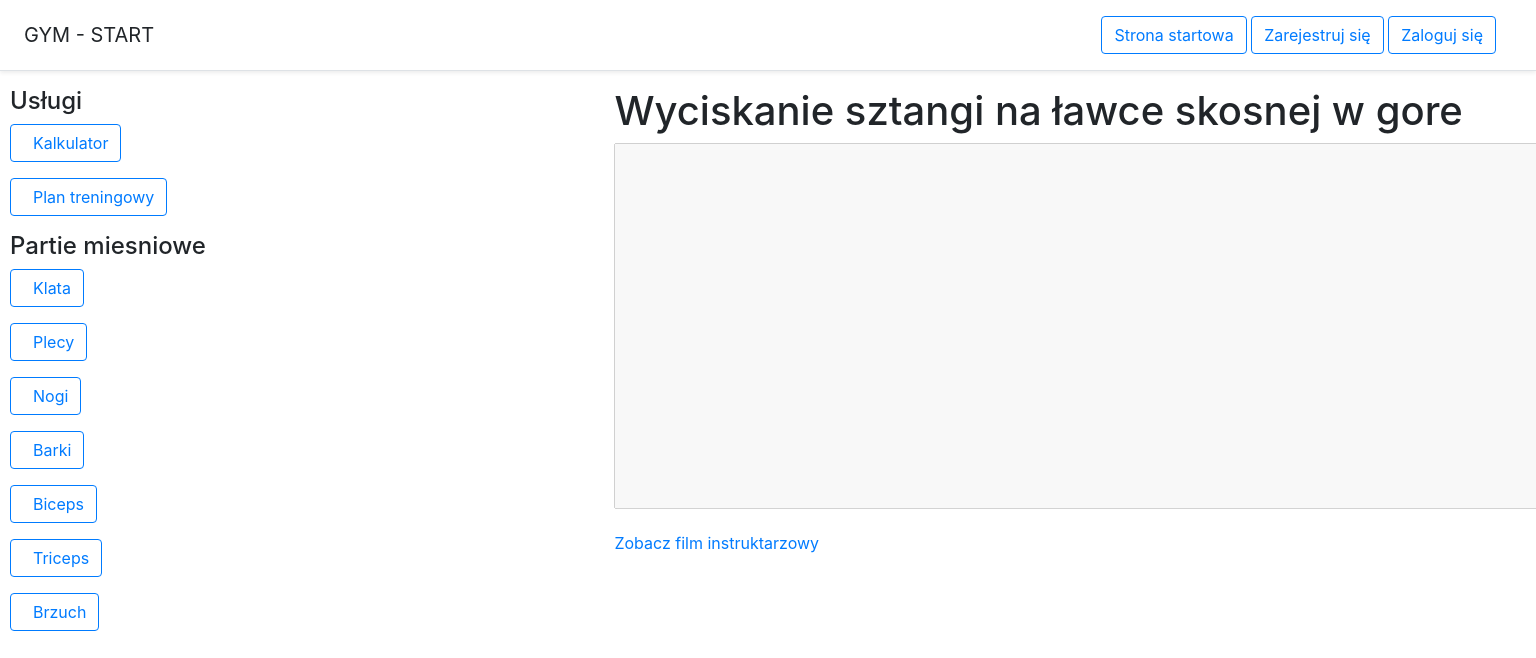
Screenshot of /cwiczenie/2/ with the database file from the repository.
### Cwiczenia/models.py (models this page shows, shortened)
class Partie(models.Model):
    nazwa = models.CharField(max_length=100)
    class Meta:
        verbose_name = "Partia"
        verbose_name_plural = "Partie"

class Cwiczenia(models.Model):
    partia = models.ForeignKey(Partie, on_delete=models.CASCADE, null=True)
    nazwa = models.CharField(max_length=100)
    opis = models.TextField(blank=True)
    film = models.TextField(blank=True)
    class Meta:
        verbose_name = "Cwiczenie"
        verbose_name_plural = "Cwiczenia"

### Cwiczenia/views.py (the view)
# urls.py: path('cwiczenie/<id>/', cwiczenie, name='cwiczenie'),
def cwiczenie (request, id):
    cwiczenie_user = Cwiczenia.objects.get(pk=id)
    partie = Partie.objects.all()
    film = cwiczenie_user.film
    dane = {'cwiczenie_user' : cwiczenie_user, 'partie' : partie, 'film':film}
    return render(request, 'cwiczenia.html', dane)

### Cwiczenia/templates/cwiczenia.html
    {% extends 'home.html' %}
    {% block cwiczenie %}
        {% if cwiczenie_user %}
            <h1> {{ cwiczenie_user.nazwa }} </h1>
            <p> <textarea name="nazwa" cols="100" rows="15" disabled>{{ cwiczenie_user.opis }}</textarea> </p>
            <p><a href = "{{ film }} "> Zobacz film instruktarzowy </a></p>
        {% else%}
             <p> Nie ma takiego cwiczenia w tej bazie danych. </p>
        {% endif %}
    {% endblock %}

### Cwiczenia/templates/home.html
{% extends 'start.html' %}
{% block content %}
    <aside style="width:30%; height: 700px; float: left; text-indent: 10px;">
            <h4> Usługi </h4>
            <p><a class="btn btn-outline-primary" href = "/kalkulator/" > Kalkulator </a></p>
            <p><a class="btn btn-outline-primary" href = "/plan/" > Plan treningowy </a></p>
            <h4> Partie miesniowe </h4>
            {% for kat in partie %}
                <p><a class="btn btn-outline-primary" href = "/partie/{{kat.id }}" > {{ kat.nazwa }} </a> </p>
            {% endfor %}
    </aside>
    <main style="width:60%; height: 700px; float: right;">
        {% block cwiczenie %} {% endblock %}
    </main>
{% endblock %}

### rows the page displays
Partie: nazwa "Klata"
Partie: nazwa "Plecy"
Partie: nazwa "Nogi"
Partie: nazwa "Barki"
Partie: nazwa "Biceps"
Partie: nazwa "Triceps"
Partie: nazwa "Brzuch"
Cwiczenia: nazwa "Wyciskanie sztangi na ławce skosnej w gore"
